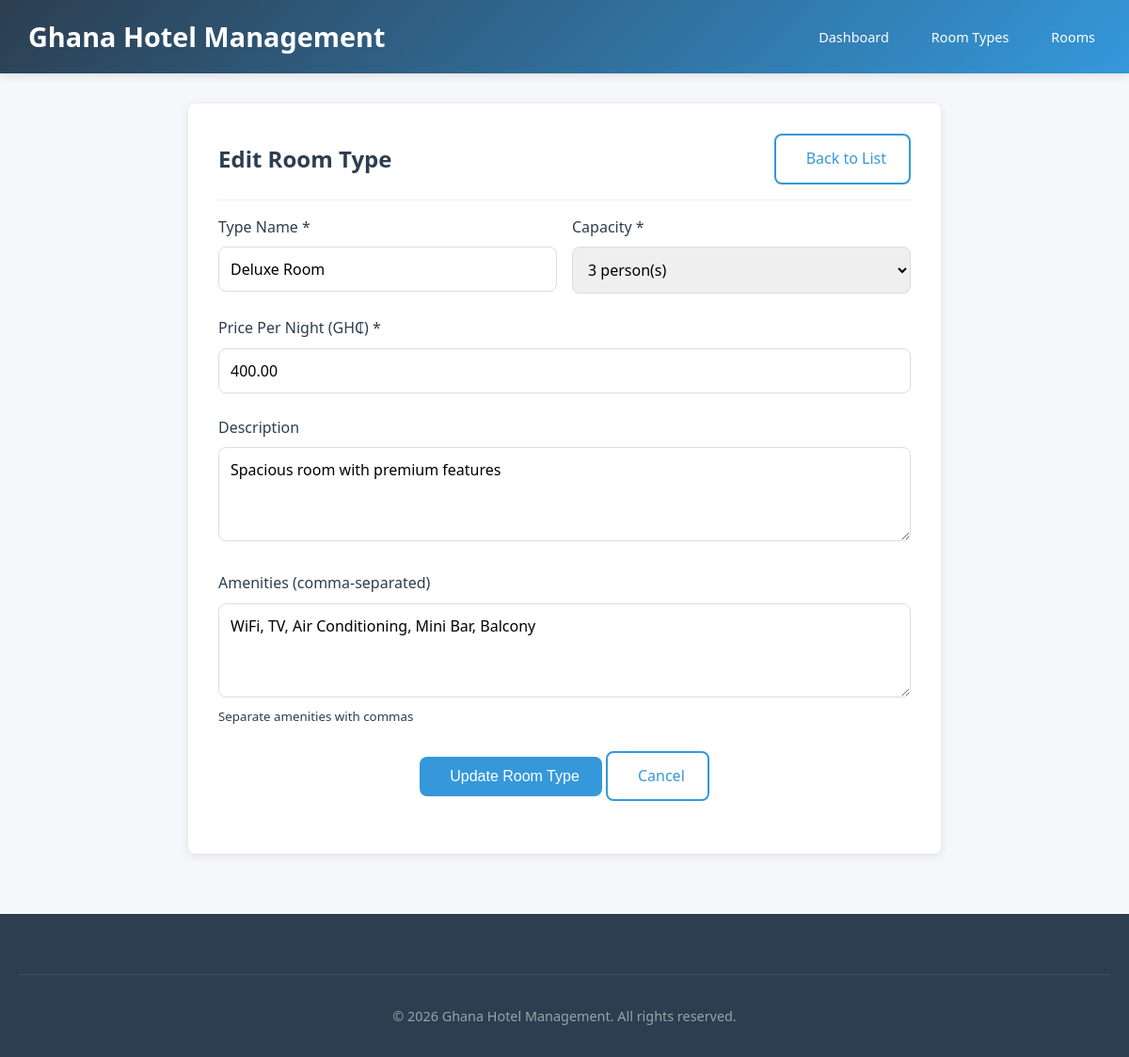
/roomType_update.php?id=2, run on the app's committed database.
### tables this page shows
CREATE TABLE room_types (
                            id INT PRIMARY KEY AUTO_INCREMENT,
                            type_name VARCHAR(100) NOT NULL,
                            description TEXT,
                            price_per_night DECIMAL(10, 2) NOT NULL,
                            capacity INT NOT NULL,
                            amenities TEXT,
                            created_at TIMESTAMP DEFAULT CURRENT_TIMESTAMP,
                            updated_at TIMESTAMP DEFAULT CURRENT_TIMESTAMP ON UPDATE CURRENT_TIMESTAMP
);

### functions.php (called while the page is built, shortened)
<?php
function getRoomTypeById($pdo, $id) {
    $stmt = $pdo->prepare("SELECT * FROM room_types WHERE id = ?");
    $stmt->execute([$id]);
    return $stmt->fetch();
}

### roomType_update.php (the view, shortened to what this page needs)
<?php
require_once 'config.php';
require_once 'functions.php';
$id = $_GET['id'] ?? 0;
$roomType = getRoomTypeById($pdo, $id);
?>
<!DOCTYPE html>
<html lang="en">
<head>
    <link rel="stylesheet" href="styles.css">
</head>
<body>
<header>
    <div class="container header-container">
        <div class="logo">
            <span><?php echo APP_NAME; ?></span>
        </div>
        <nav>
            <ul>
                <li><a href="index.php"><i class="fas fa-tachometer-alt"></i> Dashboard</a></li>
                <li><a href="roomType.php"><i class="fas fa-list"></i> Room Types</a></li>
                <li><a href="rooms.php"><i class="fas fa-bed"></i> Rooms</a></li>
            </ul>
        </nav>
    </div>
</header>
<main>
    <div class="container">
        <div class="form-container">
            <div class="card-header">
                <h2><i class="fas fa-edit"></i> Edit Room Type</h2>
                <a href="roomType.php" class="btn btn-outline">
                    <i class="fas fa-arrow-left"></i> Back to List
                </a>
            </div>
            <form method="POST" id="roomTypeForm">
                <div class="form-row">
                    <div class="form-group">
                        <label for="type_name">Type Name *</label>
                        <input type="text" id="type_name" name="type_name" required
                               value="<?php echo htmlspecialchars($roomType['type_name']); ?>">
                    </div>
                    <div class="form-group">
                        <label for="capacity">Capacity *</label>
                        <select id="capacity" name="capacity" required>
                            <?php for ($i = 1; $i <= 6; $i++): ?>
                                <option value="<?php echo $i; ?>" <?php echo $i == $roomType['capacity'] ? 'selected' : ''; ?>>
                                    <?php echo $i; ?> person(s)
                                </option>
                            <?php endfor; ?>
                        </select>
                    </div>
                </div>
                <div class="form-group">
                    <label for="price_per_night">Price Per Night (GH₵) *</label>
                    <input type="number" id="price_per_night" name="price_per_night"
                           min="0" step="0.01" required
                           value="<?php echo $roomType['price_per_night']; ?>">
                </div>
                <div class="form-group">
                    <label for="description">Description</label>
                    <textarea id="description" name="description" rows="3"><?php echo htmlspecialchars($roomType['description']); ?></textarea>
                </div>
                <div class="form-group">
                    <label for="amenities">Amenities (comma-separated)</label>
                    <textarea id="amenities" name="amenities" rows="3"><?php echo htmlspecialchars($roomType['amenities']); ?></textarea>
                    <small class="form-text">Separate amenities with commas</small>
                </div>
                <div class="form-group" style="text-align: center;">
                    <button type="submit" class="btn btn-primary">
                        <i class="fas fa-save"></i> Update Room Type
                    </button>
                    <a href="roomType.php" class="btn btn-outline">
                        <i class="fas fa-times"></i> Cancel
                    </a>
                </div>
            </form>
        </div>
    </div>
</main>
<footer>
    <div class="container">
        <div class="copyright">
            &copy; <?php echo date('Y'); ?> <?php echo APP_NAME; ?>. All rights reserved.
        </div>
    </div>
</footer>
</body>
</html>

### styles.css (style rules this page uses)
* { margin: 0; padding: 0; box-sizing: border-box; }
:root { --primary-color: #2c3e50; --secondary-color: #3498db; --accent-color: #e74c3c; --success-color: #27ae60; --warning-color: #f39c12; --light-color: #ecf0f1; --dark-color: #2c3e50; --gray-color: #95a5a6; --border-radius: 8px; --box-shadow: 0 2px 10px rgba(0, 0, 0, 0.1); --transition: all 0.3s ease; }
body { font-family: 'Segoe UI', Tahoma, Geneva, Verdana, sans-serif; line-height: 1.6; color: var(--dark-color); background-color: #f5f7fa; min-height: 100vh; }
.container { max-width: 1200px; margin: 0 auto; padding: 0 20px; }
header { background: linear-gradient(135deg, var(--primary-color), var(--secondary-color)); color: white; padding: 1rem 0; box-shadow: var(--box-shadow); position: sticky; top: 0; z-index: 1000; }
.header-container { display: flex; justify-content: space-between; align-items: center; flex-wrap: wrap; }
.logo { font-size: 1.8rem; font-weight: bold; display: flex; align-items: center; gap: 10px; }
nav ul { display: flex; list-style: none; gap: 0.5rem; flex-wrap: wrap; }
nav a { color: white; text-decoration: none; padding: 0.5rem 1rem; border-radius: var(--border-radius); transition: var(--transition); display: flex; align-items: center; gap: 5px; font-size: 0.9rem; }
main { padding: 2rem 0; min-height: calc(100vh - 180px); }
.form-container { max-width: 800px; margin: 0 auto; background: white; padding: 2rem; border-radius: var(--border-radius); box-shadow: var(--box-shadow); }
.form-group { margin-bottom: 1.5rem; }
.form-row { display: grid; grid-template-columns: repeat(auto-fit, minmax(250px, 1fr)); gap: 1rem; }
label { display: block; margin-bottom: 0.5rem; font-weight: 500; color: var(--dark-color); }
input, select, textarea { width: 100%; padding: 0.75rem; border: 1px solid #ddd; border-radius: var(--border-radius); font-family: inherit; font-size: 1rem; transition: var(--transition); }
textarea { min-height: 100px; resize: vertical; }
.btn { display: inline-flex; align-items: center; justify-content: center; gap: 0.5rem; padding: 0.75rem 1.5rem; border: none; border-radius: var(--border-radius); font-size: 1rem; font-weight: 500; cursor: pointer; transition: var(--transition); text-decoration: none; }
.btn-primary { background-color: var(--secondary-color); color: white; }
.btn-outline { background-color: transparent; border: 2px solid var(--secondary-color); color: var(--secondary-color); }
.card-header { display: flex; justify-content: space-between; align-items: center; margin-bottom: 1rem; padding-bottom: 1rem; border-bottom: 1px solid #eee; flex-wrap: wrap; gap: 1rem; }
footer { background-color: var(--primary-color); color: white; padding: 2rem 0; margin-top: 2rem; }
.copyright { text-align: center; padding-top: 2rem; margin-top: 2rem; border-top: 1px solid rgba(255, 255, 255, 0.1); color: #95a5a6; font-size: 0.9rem; }

### data on the page
room_types: type_name "Deluxe Room", capacity "3 person(s)", price_per_night "400.00", description "Spacious room with premium features", amenities "WiFi, TV, Air Conditioning, Mini Bar, Balcony"

### other printed values
APP_NAME "Ghana Hotel Management"
